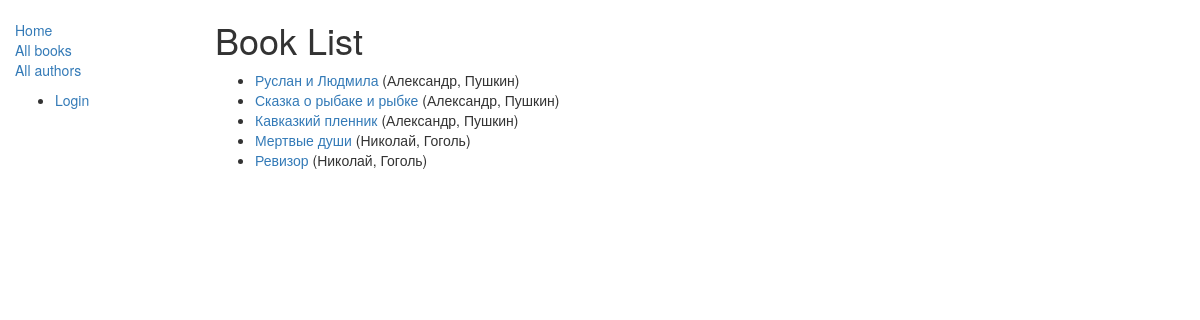
/catalog/books/, run on the app's committed database.
### catalog/models.py (models this page shows, shortened)
class Book(models.Model):
    title = models.CharField(max_length=200)
    author = models.ForeignKey('Author', on_delete=models.SET_NULL, null=True)
    summary = models.TextField(max_length=1000,
                               help_text="Enter a brief description of the book")
    isbn = models.CharField('ISBN', max_length=13,
                            help_text='13 Character <a href="https://www.isbn-international.org/content/what-isbn">ISBN number</a>')
    genre = models.ManyToManyField(Genre,
                                   help_text="Select a genre for this book")
    language = models.ForeignKey('Language',
                                 on_delete=models.SET_NULL, null=True)
    def get_absolute_url(self):
        return reverse('book-detail', args=[str(self.id)])
    def display_genre(self):
        return ', '.join([genre.name for genre in self.genre.all()[:3]])
    display_genre.short_description = 'Genre'

class Author(models.Model):
    first_name = models.CharField(max_length=100)
    last_name = models.CharField(max_length=100)
    date_of_birth = models.DateField(null=True, blank=True)
    date_of_death = models.DateField('Died', null=True, blank=True)
    def __str__(self):
        return '%s, %s' % (self.last_name, self.first_name)

### catalog/views.py (the view)
class BookListView(generic.ListView):
    model = Book

### catalog/templates/catalog/book_list.html (shortened to what this page needs)
{% extends "base_generic.html" %}
{% block content %}
    <h1>Book List</h1>
    {% if book_list %}
    <ul>
      {% for book in book_list %}
      <li>
          <a href="{{ book.get_absolute_url }}">{{ book.title }}</a> ({{book.author}})
      </li>
      {% endfor %}
    </ul>
    {% else %}
      <p>There are no books in the library.</p>
    {% endif %}
{% endblock %}

### data on the page
Book: title "Руслан и Людмила", author "Александр, Пушкин"
Book: title "Сказка о рыбаке и рыбке", author "Александр, Пушкин"
Book: title "Кавказкий пленник", author "Александр, Пушкин"
Book: title "Мертвые души", author "Николай, Гоголь"
Book: title "Ревизор", author "Николай, Гоголь"
